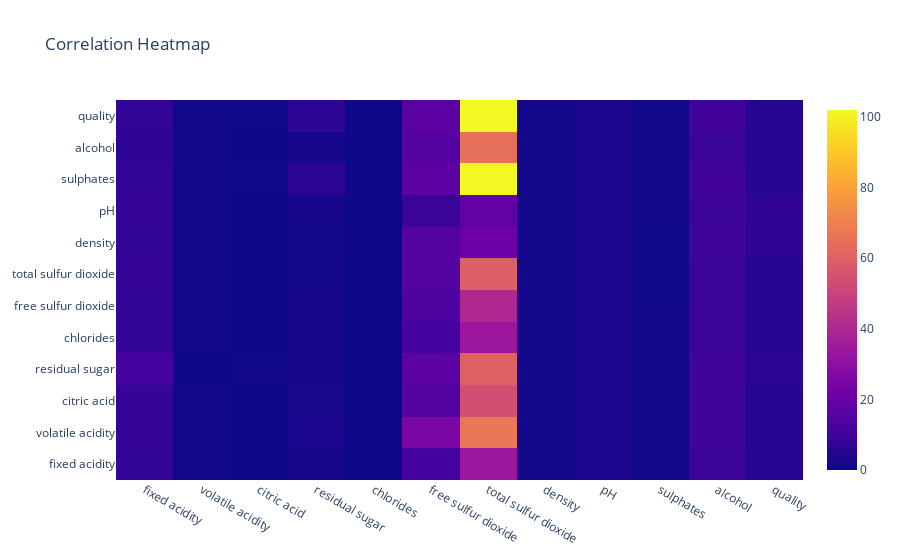

The cell this chart's notebook holds for it:
### Markdown cell above
### Create correlation heatmap

### Code cell
fig = go.Figure(data=go.Heatmap(
                    #z = wine_data[['fixed acidity', 'volatile acidity', 'citric acid', 'residual sugar',
                    #               'chlorides', 'free sulfur dioxide', 'total sulfur dioxide', 'density',
                    #               'pH', 'sulphates', 'alcohol', 'quality']].to_dict(),
                    z = wine_data.values,
                    x = win_data_col_names,
                    y = win_data_col_names,
))

fig.update_layout(title = "Correlation Heatmap")
fig.show()
plt.savefig("./plots/Correlation heatmap")

### Figure 1 — Plotly figure (JSON) as saved in the notebook; plotly's stock layout.template omitted (floating-point values rounded to 4 significant figures; data arrays with more than 128 entries replaced by an {"elided": "..."} marker saying what was removed)
{"data": [{"type": "heatmap", "x": ["fixed acidity", "volatile acidity", "citric acid", "residual sugar", "chlorides", "free sulfur dioxide", "total sulfur dioxide", "density", "pH", "sulphates", "alcohol", "quality"], "y": ["fixed acidity", "volatile acidity", "citric acid", "residual sugar", "chlorides", "free sulfur dioxide", "total sulfur dioxide", "density", "pH", "sulphates", "alcohol", "quality"], "z": {"elided": "1599x12 float values"}}], "layout": {"title": {"text": "Correlation Heatmap"}}}
